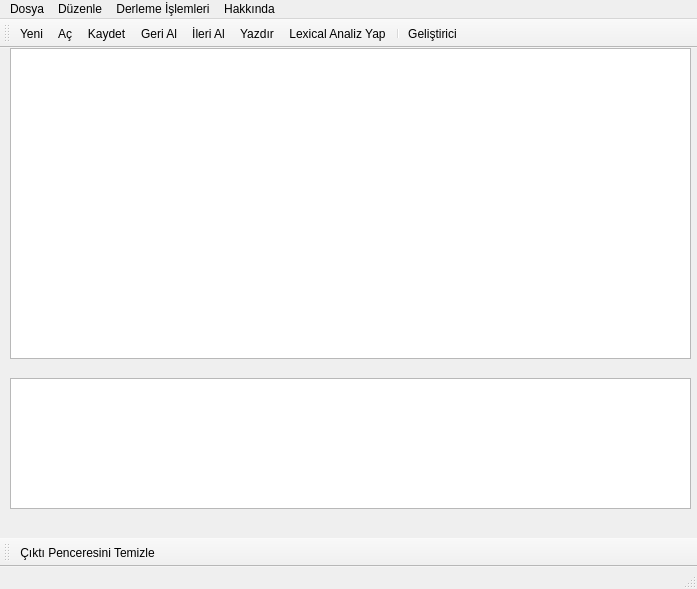
<?xml version="1.0" encoding="UTF-8"?>
<ui version="4.0">
 <class>MainWindow</class>
 <widget class="QMainWindow" name="MainWindow">
  <property name="geometry">
   <rect>
    <x>0</x>
    <y>0</y>
    <width>697</width>
    <height>589</height>
   </rect>
  </property>
  <property name="windowTitle">
   <string>OmerNote</string>
  </property>
  <widget class="QWidget" name="centralWidget">
   <widget class="QTextEdit" name="textEdit">
    <property name="geometry">
     <rect>
      <x>10</x>
      <y>0</y>
      <width>681</width>
      <height>311</height>
     </rect>
    </property>
    <property name="sizePolicy">
     <sizepolicy hsizetype="Preferred" vsizetype="Preferred">
      <horstretch>0</horstretch>
      <verstretch>0</verstretch>
     </sizepolicy>
    </property>
    <property name="minimumSize">
     <size>
      <width>681</width>
      <height>0</height>
     </size>
    </property>
   </widget>
   <widget class="QTextBrowser" name="textBrowser">
    <property name="geometry">
     <rect>
      <x>10</x>
      <y>330</y>
      <width>681</width>
      <height>131</height>
     </rect>
    </property>
   </widget>
  </widget>
  <widget class="QMenuBar" name="menuBar">
   <property name="geometry">
    <rect>
     <x>0</x>
     <y>0</y>
     <width>697</width>
     <height>25</height>
    </rect>
   </property>
   <widget class="QMenu" name="menuDosya">
    <property name="title">
     <string>Dosya</string>
    </property>
    <addaction name="actionNew"/>
    <addaction name="actionA"/>
    <addaction name="separator"/>
    <addaction name="actionKaydet"/>
    <addaction name="actionFarkl_Kaydet"/>
    <addaction name="actionYazd_r"/>
   </widget>
   <widget class="QMenu" name="menuD_zenle">
    <property name="title">
     <string>Düzenle</string>
    </property>
    <addaction name="actionYap_t_r"/>
    <addaction name="actionKopyala"/>
    <addaction name="actionKes"/>
    <addaction name="separator"/>
    <addaction name="actionGeri_Al"/>
    <addaction name="action_leri_Al"/>
   </widget>
   <widget class="QMenu" name="menuDerleme_lemleri">
    <property name="title">
     <string>Derleme İşlemleri</string>
    </property>
    <addaction name="actionLexical_Analiz_Yap"/>
    <addaction name="action_kt_Penceresini_Temizle"/>
   </widget>
   <widget class="QMenu" name="menuHakk_nda">
    <property name="title">
     <string>Hakkında</string>
    </property>
    <addaction name="actionGeli_tirici"/>
   </widget>
   <addaction name="menuDosya"/>
   <addaction name="menuD_zenle"/>
   <addaction name="menuDerleme_lemleri"/>
   <addaction name="menuHakk_nda"/>
  </widget>
  <widget class="QStatusBar" name="statusBar"/>
  <widget class="QToolBar" name="mainToolBar">
   <attribute name="toolBarArea">
    <enum>TopToolBarArea</enum>
   </attribute>
   <attribute name="toolBarBreak">
    <bool>false</bool>
   </attribute>
   <addaction name="actionNew"/>
   <addaction name="actionA"/>
   <addaction name="actionKaydet"/>
   <addaction name="actionGeri_Al"/>
   <addaction name="action_leri_Al"/>
   <addaction name="actionYazd_r"/>
   <addaction name="actionLexical_Analiz_Yap"/>
   <addaction name="separator"/>
   <addaction name="actionGeli_tirici"/>
  </widget>
  <widget class="QToolBar" name="toolBar">
   <property name="windowTitle">
    <string>toolBar</string>
   </property>
   <attribute name="toolBarArea">
    <enum>BottomToolBarArea</enum>
   </attribute>
   <attribute name="toolBarBreak">
    <bool>false</bool>
   </attribute>
   <addaction name="action_kt_Penceresini_Temizle"/>
  </widget>
  <action name="actionNew">
   <property name="icon">
    <iconset resource="Res.qrc">
     <normaloff>:/Icons/png/glyphicons_149_folder_new.png</normaloff>:/Icons/png/glyphicons_149_folder_new.png</iconset>
   </property>
   <property name="text">
    <string>Yeni</string>
   </property>
   <property name="shortcut">
    <string>Ctrl+N</string>
   </property>
  </action>
  <action name="actionA">
   <property name="icon">
    <iconset resource="Res.qrc">
     <normaloff>:/Icons/png/glyphicons_144_folder_open.png</normaloff>:/Icons/png/glyphicons_144_folder_open.png</iconset>
   </property>
   <property name="text">
    <string>Aç</string>
   </property>
   <property name="shortcut">
    <string>Ctrl+O</string>
   </property>
  </action>
  <action name="actionKaydet">
   <property name="icon">
    <iconset resource="Res.qrc">
     <normaloff>:/Icons/png/glyphicons_342_hdd.png</normaloff>:/Icons/png/glyphicons_342_hdd.png</iconset>
   </property>
   <property name="text">
    <string>Kaydet</string>
   </property>
   <property name="shortcut">
    <string>Ctrl+S</string>
   </property>
  </action>
  <action name="actionFarkl_Kaydet">
   <property name="icon">
    <iconset resource="Res.qrc">
     <normaloff>:/Icons/png/glyphicons_330_blog.png</normaloff>:/Icons/png/glyphicons_330_blog.png</iconset>
   </property>
   <property name="text">
    <string>Farklı Kaydet</string>
   </property>
   <property name="shortcut">
    <string>Ctrl+Shift+S</string>
   </property>
  </action>
  <action name="actionYap_t_r">
   <property name="icon">
    <iconset resource="Res.qrc">
     <normaloff>:/Icons/png/glyphicons_358_file_import.png</normaloff>:/Icons/png/glyphicons_358_file_import.png</iconset>
   </property>
   <property name="text">
    <string>Yapıştır</string>
   </property>
   <property name="shortcut">
    <string>Ctrl+V</string>
   </property>
  </action>
  <action name="actionKopyala">
   <property name="icon">
    <iconset resource="Res.qrc">
     <normaloff>:/Icons/png/glyphicons_318_more_items.png</normaloff>:/Icons/png/glyphicons_318_more_items.png</iconset>
   </property>
   <property name="text">
    <string>Kopyala</string>
   </property>
   <property name="shortcut">
    <string>Ctrl+C</string>
   </property>
  </action>
  <action name="actionKes">
   <property name="icon">
    <iconset resource="Res.qrc">
     <normaloff>:/Icons/png/glyphicons_205_electricity.png</normaloff>:/Icons/png/glyphicons_205_electricity.png</iconset>
   </property>
   <property name="text">
    <string>Kes</string>
   </property>
   <property name="shortcut">
    <string>Ctrl+X</string>
   </property>
  </action>
  <action name="actionGeri_Al">
   <property name="icon">
    <iconset resource="Res.qrc">
     <normaloff>:/Icons/png/glyphicons_221_unshare.png</normaloff>:/Icons/png/glyphicons_221_unshare.png</iconset>
   </property>
   <property name="text">
    <string>Geri Al</string>
   </property>
   <property name="shortcut">
    <string>Ctrl+Z</string>
   </property>
  </action>
  <action name="action_leri_Al">
   <property name="icon">
    <iconset resource="Res.qrc">
     <normaloff>:/Icons/png/glyphicons_222_share.png</normaloff>:/Icons/png/glyphicons_222_share.png</iconset>
   </property>
   <property name="text">
    <string>İleri Al</string>
   </property>
   <property name="shortcut">
    <string>Ctrl+Y</string>
   </property>
  </action>
  <action name="actionLexical_Analiz_Yap">
   <property name="icon">
    <iconset resource="Res.qrc">
     <normaloff>:/Icons/png/glyphicons_136_cogwheel.png</normaloff>:/Icons/png/glyphicons_136_cogwheel.png</iconset>
   </property>
   <property name="text">
    <string>Lexical Analiz Yap</string>
   </property>
   <property name="shortcut">
    <string>Ctrl+F5</string>
   </property>
  </action>
  <action name="actionGeli_tirici">
   <property name="icon">
    <iconset resource="Res.qrc">
     <normaloff>:/Icons/png/glyphicons_034_old_man.png</normaloff>:/Icons/png/glyphicons_034_old_man.png</iconset>
   </property>
   <property name="text">
    <string>Geliştirici</string>
   </property>
  </action>
  <action name="actionYazd_r">
   <property name="icon">
    <iconset resource="Res.qrc">
     <normaloff>:/Icons/png/glyphicons_015_print.png</normaloff>:/Icons/png/glyphicons_015_print.png</iconset>
   </property>
   <property name="text">
    <string>Yazdır</string>
   </property>
   <property name="shortcut">
    <string>Ctrl+P</string>
   </property>
  </action>
  <action name="action_kt_Penceresini_Temizle">
   <property name="icon">
    <iconset resource="Res.qrc">
     <normaloff>:/Icons/png/glyphicons_256_delete.png</normaloff>:/Icons/png/glyphicons_256_delete.png</iconset>
   </property>
   <property name="text">
    <string>Çıktı Penceresini Temizle</string>
   </property>
  </action>
 </widget>
 <layoutdefault spacing="6" margin="11"/>
 <resources>
  <include location="Res.qrc"/>
 </resources>
 <connections/>
</ui>
